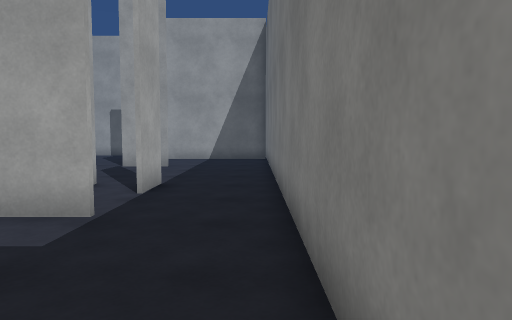
View 1 (above)

18 first-person views from a walk through a Unity game level. The camera is 1.3 m above the floor, tilts 4° down and sees 70° across. The floor is counted in squares, 1 m on a side. Each view is taken from the middle of a square. On the plan, view 1 faces up. The plan holds only what a view shows up to about 15 squares ahead; the rest is blank. The player is left out. Surface patterns are stand-ins for the level's own textures.

View 2
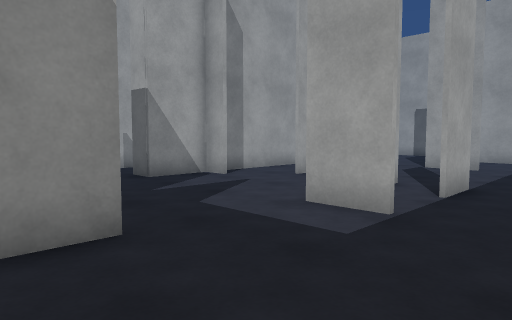

View 3
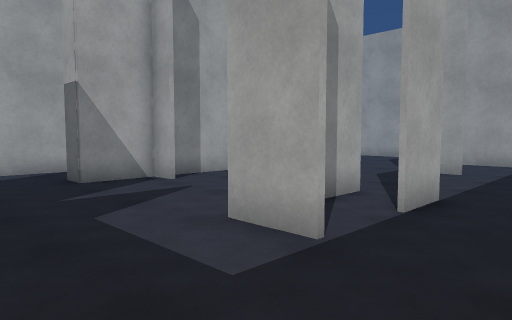

View 4
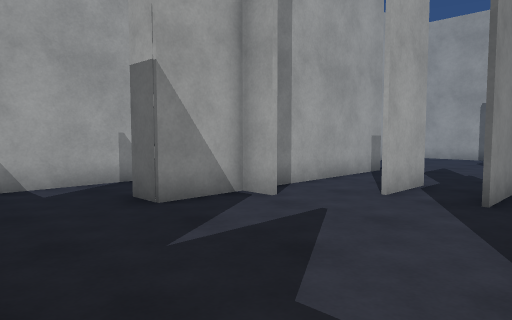

View 5
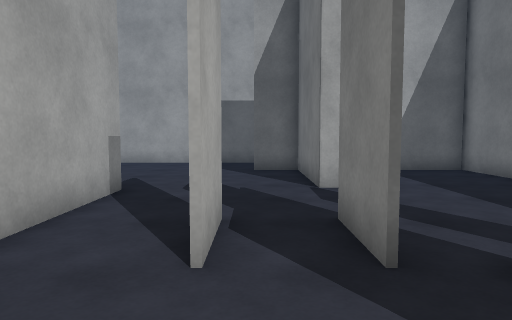

View 6
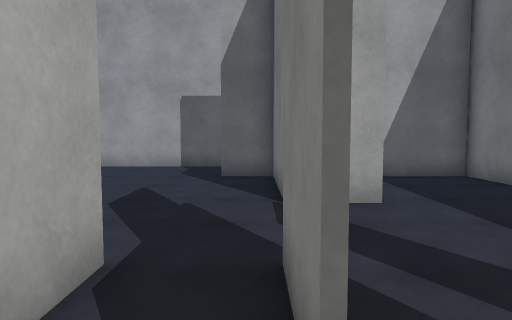

View 7
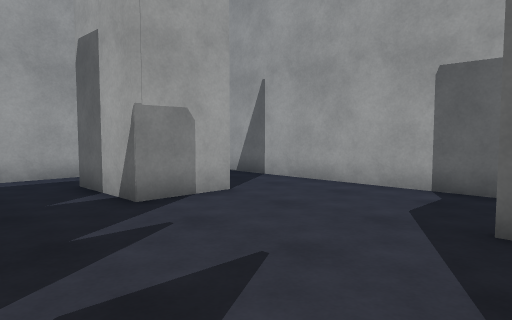

View 8
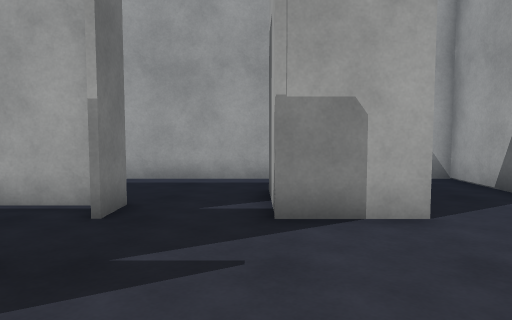

View 9
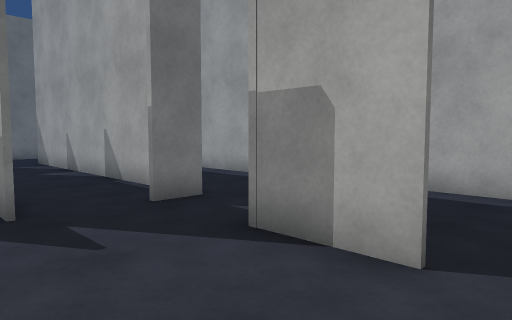

View 10
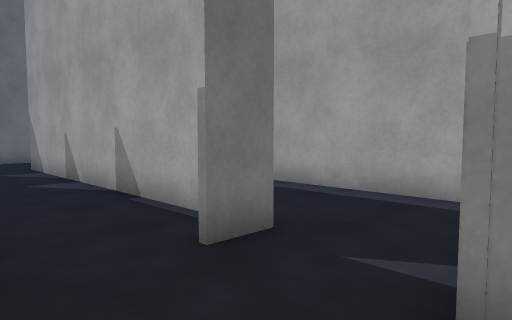

View 11
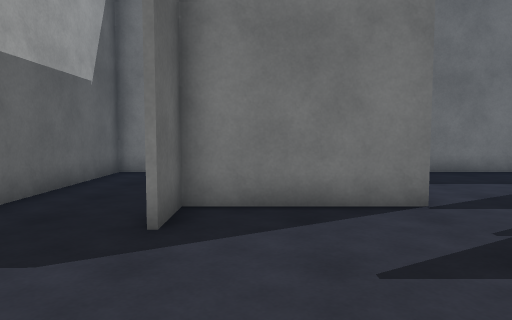

View 12
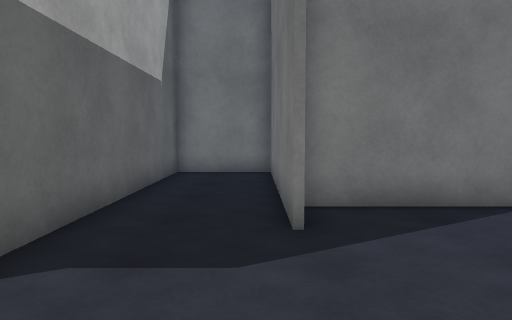

View 13
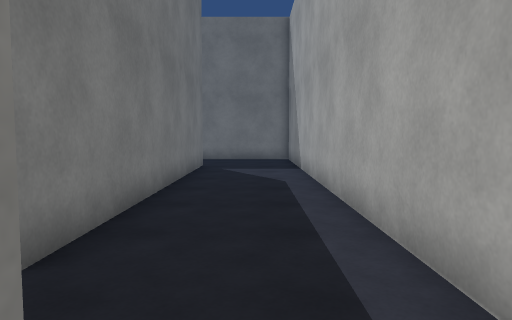

View 14
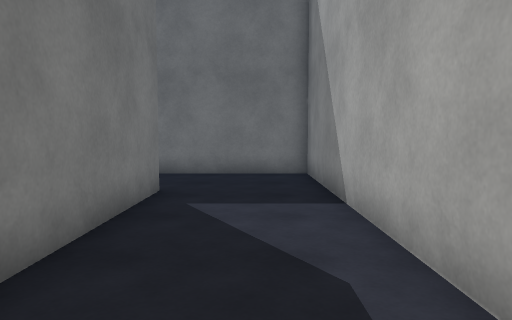

View 15
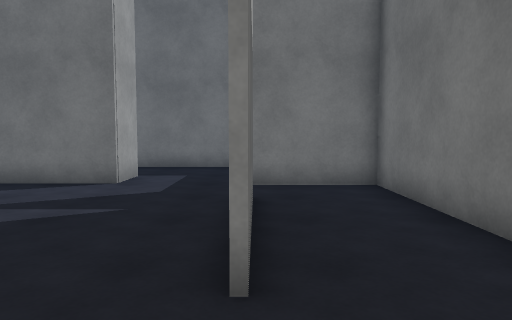

View 16
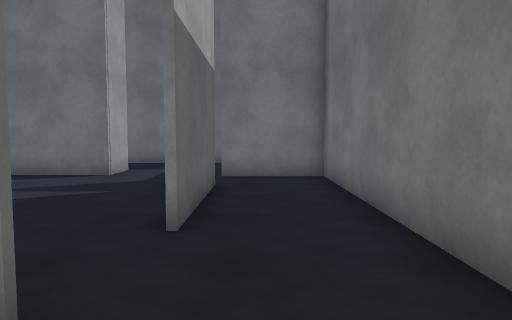

View 17
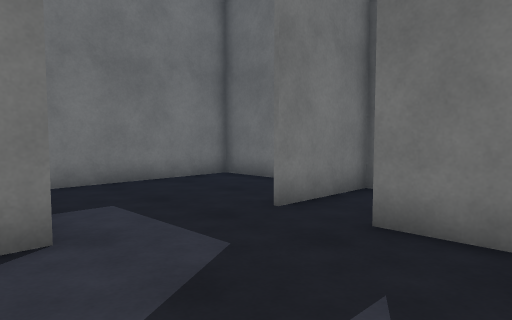

View 18
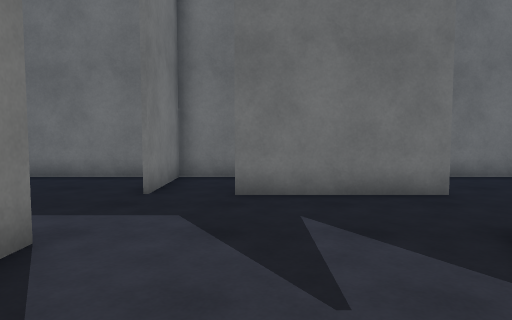

### Floor plan
Ten units are one square. View 1 is at (0, 0); x grows to the right and y downward. Boxes are objects, and circles mark ways between rooms. Rooms are numbered by the first view taken in them; rooms with no view inside come last. Other rooms are left out.
<svg viewBox="-182 -232 193 248">
<path fill="none" stroke="#000" d="M-75 -116 -75 -94M-56 -114 -56 -94M-57 -94 -57 -116M-102 -146 -102 -84M-35 -149 -55 -149 -55 -194M-91 -77 -102 -77 -102 -57 -112 -57M-25 -98 -25 -80M-136 -140 -136 -35M-71 -195 4 -195M-25 -57 -43 -57 -43 -89M6 -168 6 -227 -177 -227 -177 -221M-126 -198 -126 -173M-45 -21 -45 -8M6 -193 -71 -193M-112 -22 -65 -22M-177 -195 -177 -175M-36 11 6 11 6 -149M-136 -35 -136 -25M-138 -25 -138 -146 -125 -146M-66 -21 -112 -21M-126 -173 -156 -173M-177 -175 -177 11 -47 11 -47 -21"/>
<circle cx="-125" cy="-25" r="3" fill="#2a7"/>
<circle cx="-135" cy="-155" r="3" fill="#2a7"/>
<circle cx="-165" cy="-170" r="3" fill="#2a7"/>
<circle cx="-60" cy="-20" r="3" fill="#2a7"/>
<text x="-70" y="-120">1</text>
<text x="-150" y="-70">2</text>
</svg>
Room 1 opens to room 2.

Where each view was taken, in squares from view 1:
view 1: 0 up, 0 right, facing up
view 2: 0 up, 0 right, facing up-left
view 3: 2 up, 0 right, facing up-left
view 4: 2 up, 4 left, facing up-left
view 5: 6 up, 7 left, facing up
view 6: 8 up, 6 left, facing up
view 7: 14 up, 6 left, facing up-left
view 8: 17 up, 7 left, facing left
view 9: 21 up, 9 left, facing down-left
view 10: 18 up, 10 left, facing down-left
view 11: 18 up, 12 left, facing right
view 12: 20 up, 12 left, facing right
view 13: 18 up, 16 left, facing down
view 14: 11 up, 16 left, facing down
view 15: 2 up, 14 left, facing right
view 16: 1 up, 16 left, facing right
view 17: 7 up, 9 left, facing down-right
view 18: 10 up, 7 left, facing down
